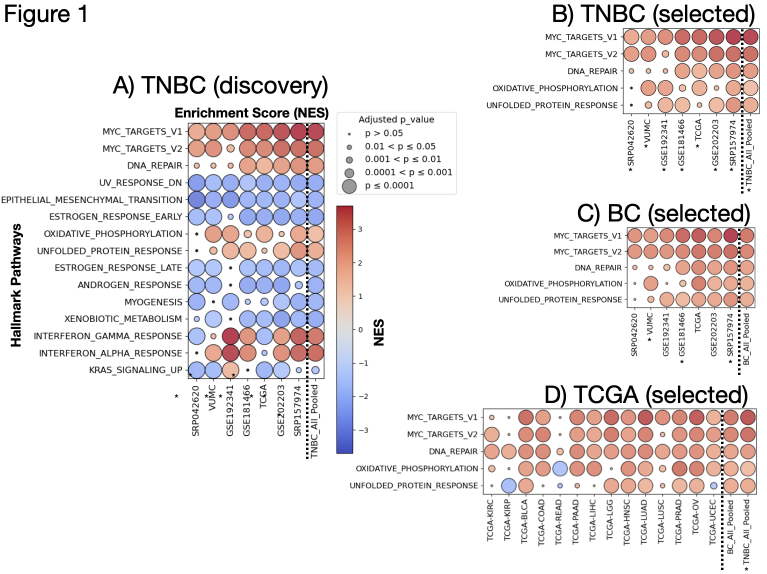
#> input picture figures/fig1__v3.png, 1534 x 1148 px, found by its file name (shown at 1/2 size)
$ python recompose_article_figure1.py
#> lines starting #> are read from the running program, lines starting #| are printed output that depends on the picture
from pathlib import Path

from PIL import Image, ImageDraw, ImageFont


PROJECT = Path(__file__).resolve().parents[1]
SOURCE = PROJECT / "figures" / "source" / "fig1__v3.png"
OUT_DIR = PROJECT / "figures"
OUT_DIR.mkdir(parents=True, exist_ok=True)


def load_font(size: int, bold: bool = False) -> ImageFont.FreeTypeFont:
    candidates = [
        "/System/Library/Fonts/Supplemental/Arial Bold.ttf" if bold else "/System/Library/Fonts/Supplemental/Arial.ttf",
        "/System/Library/Fonts/Supplemental/Helvetica Bold.ttf" if bold else "/System/Library/Fonts/Supplemental/Helvetica.ttf",
        "/Library/Fonts/Arial Bold.ttf" if bold else "/Library/Fonts/Arial.ttf",
    ]
    for candidate in candidates:
        path = Path(candidate)
        if path.exists():
            return ImageFont.truetype(str(path), size)
    return ImageFont.load_default()


def scaled_rect(rect: tuple[int, int, int, int], scale: int) -> tuple[int, int, int, int]:
    return tuple(v * scale for v in rect)


def paste_scaled_crop(
    canvas: Image.Image,
    source: Image.Image,
    crop_box: tuple[int, int, int, int],
    x: int,
    y: int,
    target_width: int,
    scale: int,
) -> None:
    panel = source.crop(crop_box)
    target = (target_width * scale, round(panel.height * target_width / panel.width) * scale)
    panel = panel.resize(target, Image.Resampling.LANCZOS).convert("RGB")
    canvas.paste(panel, (x * scale, y * scale))


def draw_label(
    draw: ImageDraw.ImageDraw,
    label: str,
    title: str,
    x: int,
    y: int,
    scale: int,
    title_size: int = 34,
) -> None:
    label_font = load_font(42 * scale, bold=True)
    title_font = load_font(title_size * scale, bold=True)
    x *= scale
    y *= scale
    draw.text((x, y), f"{label}.", fill=(28, 28, 28), font=label_font)
    draw.text((x + 64 * scale, y + 5 * scale), title, fill=(28, 28, 28), font=title_font)


def draw_right_aligned_text(
    draw: ImageDraw.ImageDraw,
    text: str,
    right_x: int,
    center_y: int,
    scale: int,
    size: int = 15,
) -> None:
    font = load_font(size * scale)
    bbox = draw.textbbox((0, 0), text, font=font)
    width = bbox[2] - bbox[0]
    height = bbox[3] - bbox[1]
    draw.text(
        ((right_x * scale) - width, (center_y * scale) - height // 2),
        text,
        fill=(28, 28, 28),
        font=font,
    )


def main() -> None:
    src = Image.open(SOURCE).convert("RGBA")
#> src is the input picture: PIL image 1534x1148 RGBA; mean R, G, B, A 234.9, 230.5, 231.2, 255
    scale = 3
    canvas = src.resize((src.width * scale, src.height * scale), Image.Resampling.LANCZOS).convert("RGB")
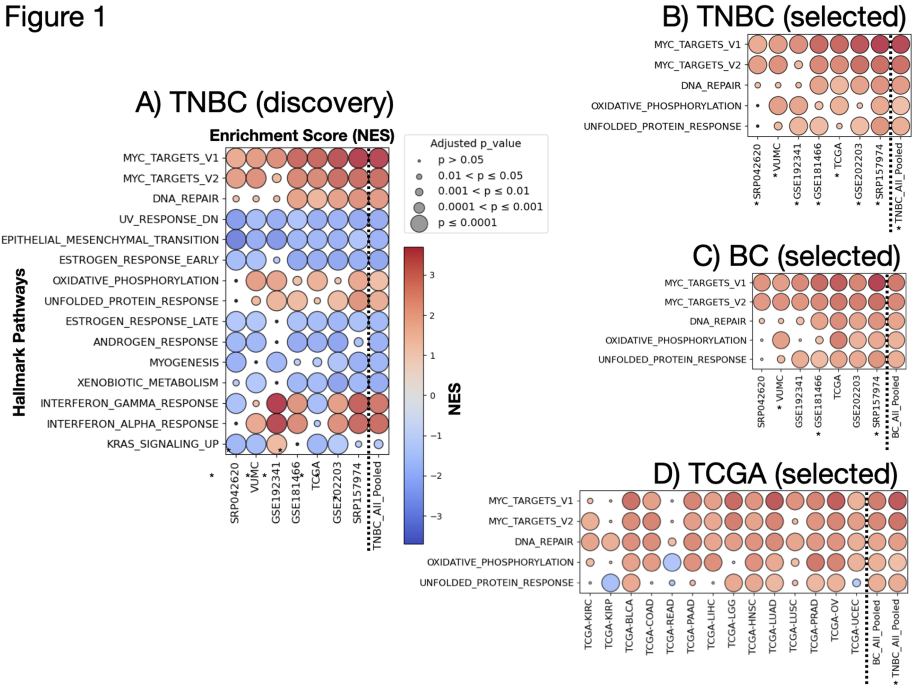
#> canvas: PIL image 4602x3444 RGB (shown at 1/5 size); mean R, G, B 234.7, 230.4, 231.1
    draw = ImageDraw.Draw(canvas)

    # White out the informal figure title and the old oversized panel headers,
    # while preserving the four original scientific panels and their positions.
    for rect in [
        (0, 0, 210, 62),
        (220, 135, 705, 205),
        (1090, 0, 1534, 58),
        (1110, 395, 1534, 458),
        (700, 760, 1534, 1148),
    ]:
        draw.rectangle(scaled_rect(rect, scale), fill="white")

    draw_label(draw, "A", "TNBC discovery", 225, 146, scale, title_size=36)
    draw_label(draw, "B", "TNBC selected", 1105, 8, scale, title_size=32)
    draw_label(draw, "C", "Breast cancer selected", 1110, 405, scale, title_size=31)
    draw_label(draw, "D", "TCGA selected", 1105, 780, scale, title_size=31)
    paste_scaled_crop(canvas, src, (740, 818, 1520, 1145), 850, 850, 660, scale)
#> in paste_scaled_crop, `panel = source.crop(crop_box)`:
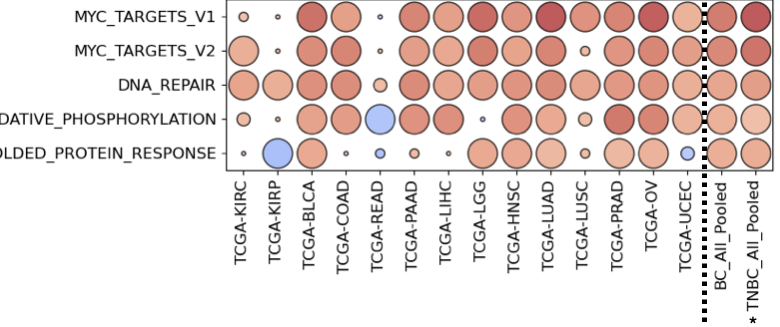
#> panel: PIL image 780x327 RGBA; mean R, G, B, A 233.3, 222.6, 220, 255
#> in paste_scaled_crop, `panel = panel.resize(target, Image.Resampling.LANCZOS).convert("RGB")`:
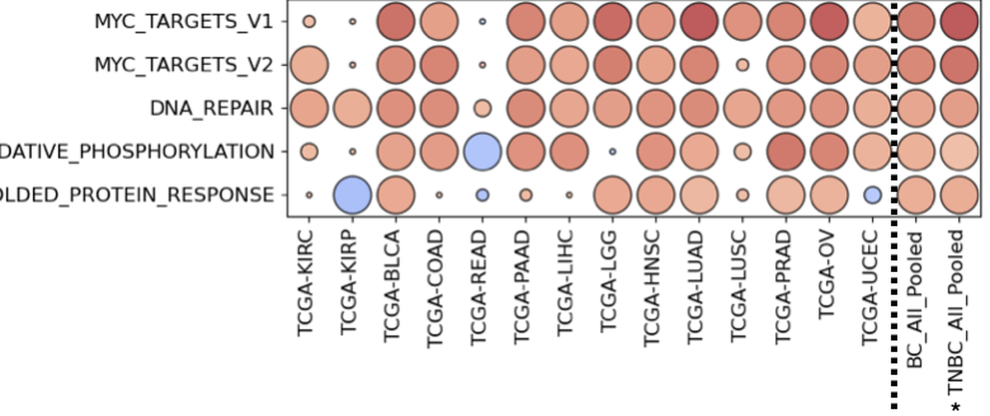
#> panel: PIL image 1980x831 RGB (shown at 1/2 size); mean R, G, B 233.1, 222.4, 219.9
#> in paste_scaled_crop, `canvas.paste(panel, (x * scale, y * scale))`:
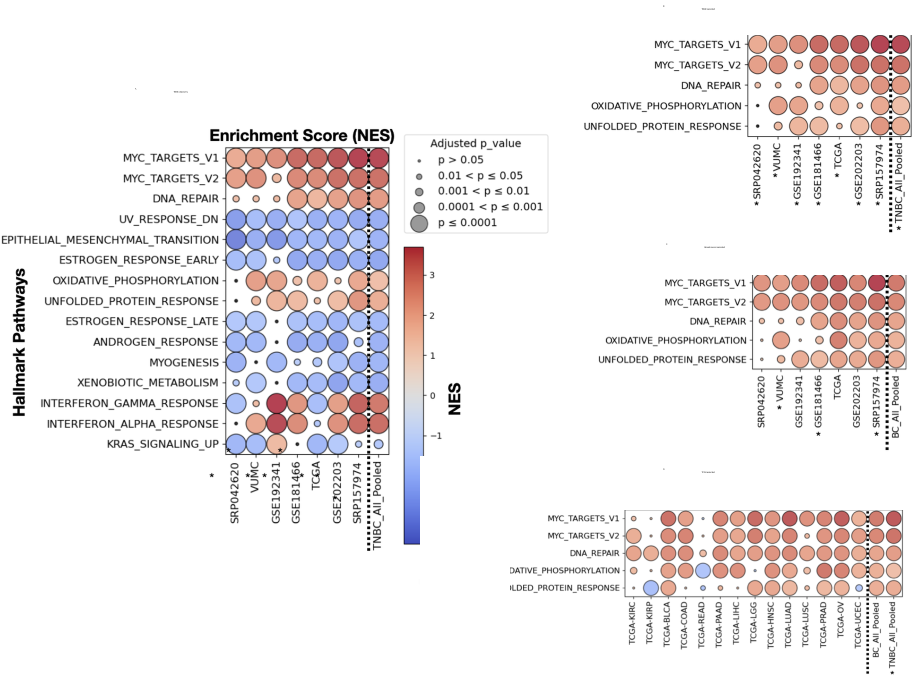
#> canvas: PIL image 4602x3444 RGB (shown at 1/5 size); mean R, G, B 239.1, 235.1, 235.9
    draw.rectangle(scaled_rect((850, 852, 1034, 1000), scale), fill="white")
    for text, center_y in [
        ("MYC_TARGETS_V1", 866),
        ("MYC_TARGETS_V2", 896),
        ("DNA_REPAIR", 926),
        ("OXIDATIVE_PHOSPHORYLATION", 956),
        ("UNFOLDED_PROTEIN_RESPONSE", 986),
    ]:
        draw_right_aligned_text(draw, text, 1030, center_y, scale)

    png_path = OUT_DIR / "Figure1_Pathway_programme_4panel.png"
    pdf_path = OUT_DIR / "Figure1_Pathway_programme_4panel.pdf"
    canvas.save(png_path, dpi=(600, 600))
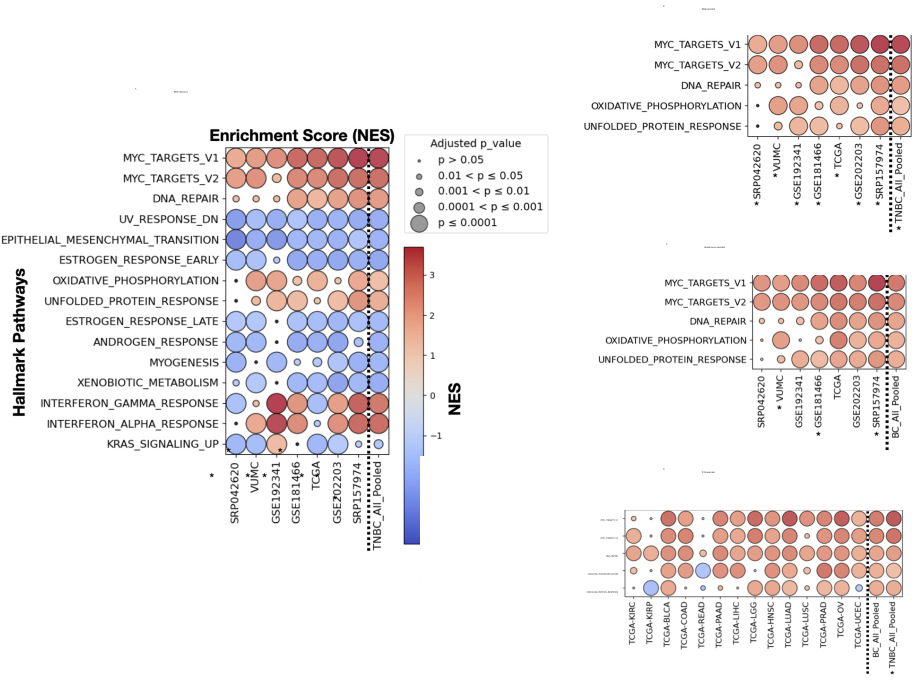
#> saved as Figure1_Pathway_programme_4panel.png: PIL image 4602x3444 RGB (shown at 1/5 size); mean R, G, B 239.4, 235.4, 236.2
    canvas.save(pdf_path, "PDF", resolution=600)
    print(png_path)
    print(pdf_path)


if __name__ == "__main__":
    main()
